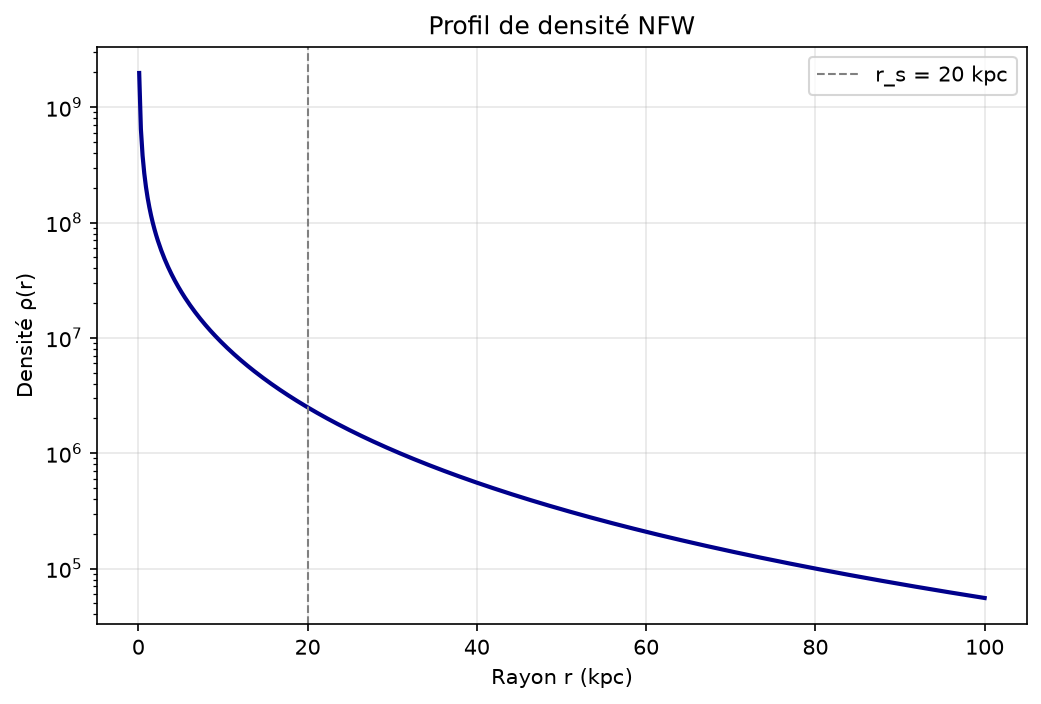

The Python source for this figure:
import numpy as np
import matplotlib.pyplot as plt

# On définit la fonction de densité de NFW
def profil_nfw(r, rho_0, r_s):
    x = r / r_s
    return rho_0 / (x * (1 + x) ** 2)

# Paramètres du halo
rho_0 = 1e7
r_s = 20

# Distances à étudier(en kpc, et non définies sur 0)
r = np.linspace(0.1, 100, 500)

# Calcul de la densité pour chaque distance
densite = profil_nfw(r, rho_0, r_s)

# Graphique
plt.figure(figsize=(8, 5))
plt.plot(r, densite, color="darkblue", lw=2)
plt.axvline(r_s, color="gray", ls="--", lw=1, label=f"r_s = {r_s} kpc")
plt.xlabel("Rayon r (kpc)")
plt.ylabel("Densité ρ(r)")
plt.title("Profil de densité NFW")
plt.yscale("log")
plt.legend()
plt.grid(True, alpha=0.3)
plt.savefig("profil_nfw.png", dpi=150, bbox_inches="tight")
plt.show()

# Effets de la variation de rho_0 sur le profil de densité
r_s = 20
valeurs_rho_0 = [5e6, 1e7, 2e7]

plt.figure(figsize=(8, 5))
#on itère sur les différentes valeurs de rho_0 pour tracer les profils correspondants
for rho_0 in valeurs_rho_0:
    densite = profil_nfw(r, rho_0, r_s)
    plt.plot(r, densite, label=f"rho_0 = {rho_0: .0e}")

plt.xlabel("Rayon r (kpc)")
plt.ylabel("Densité ρ(r)")
plt.title("Effet de rho_0 (r_s fixé à 20 kpc)")
plt.yscale("log")
plt.legend()
plt.grid(True, alpha=0.3)
plt.savefig("effet_rho_0.png", dpi=150, bbox_inches="tight")
plt.show()

# Effets de la variation de r_s sur le profil de densité
rho_0 = 1e7
valeurs_r_s = [10, 20, 40]

plt.figure(figsize=(8, 5))
#on itère sur les différentes valeurs de r_s pour tracer les profils correspondants
for r_s in valeurs_r_s:
    densite = profil_nfw(r, rho_0, r_s)
    plt.plot(r, densite, label=f"r_s = {r_s} kpc")

plt.xlabel("Rayon r (kpc)")
plt.ylabel("Densité ρ(r)")
plt.title("Effet de r_s (rho_0 fixé à 1e7)")
plt.yscale("log")
plt.legend()
plt.grid(True, alpha=0.3)
plt.savefig("effet_r_s.png", dpi=150, bbox_inches="tight")
plt.show()
